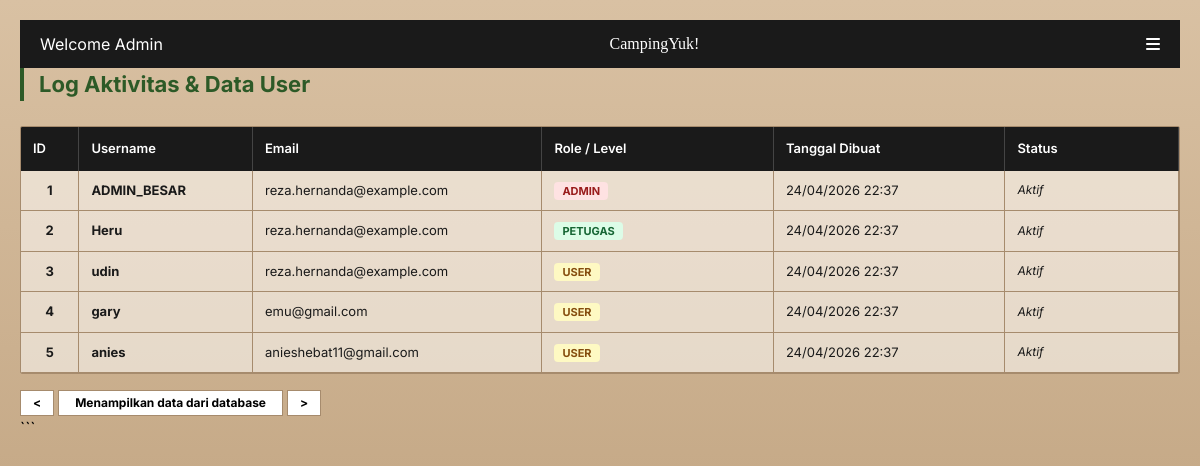
The page /view/view_admin/log_aktivitas.php (signed in) on the database its author committed.
### tables this page shows
CREATE TABLE `user` (
  `id_user` int(11) NOT NULL,
  `username` varchar(30) NOT NULL,
  `email` varchar(30) NOT NULL,
  `password` varchar(255) NOT NULL,
  `role` varchar(20) NOT NULL
);

### view/view_admin/log_aktivitas.php (the view, shortened to what this page needs)
<?php
$koneksi = mysqli_connect("localhost", "root", "", "peminjaman_alat");
$query = mysqli_query($koneksi, "SELECT * FROM user");
?>
<!DOCTYPE html>
<html lang="id">
<head>
    <script src="https://cdn.tailwindcss.com"></script>
    <link rel="stylesheet" href="https://cdnjs.cloudflare.com/ajax/libs/font-awesome/6.5.1/css/all.min.css">
</head>
<body>
    <?php include_once '../template/navbar.php'; ?>
<div class="max-w-7xl mx-auto">
    <div class="title-section">
        <h2 class="title-text">Log Aktivitas & Data User</h2>
    </div>
    </div>
    <div class="table-container">
        <div class="overflow-x-auto">
            <table class="erp-table">
                <thead>
                    <tr>
                        <th style="width: 5%">ID</th>
                        <th style="width: 15%">Username</th>
                        <th style="width: 25%">Email</th>
                        <th style="width: 20%">Role / Level</th>
                        <th style="width: 20%">Tanggal Dibuat</th>
                        <th style="width: 15%">Status</th>
                    </tr>
                </thead>
                <tbody id="userTableBody">
                <?php while ($data = mysqli_fetch_assoc($query)) { ?>
                    <tr>
                        <td class="font-bold text-center"><?= $data['id_user']; ?></td>
                        <td><span class="font-bold"><?= $data['username']; ?></span></td>
                        <td><?= $data['email']; ?></td>
                        <td>
                            <?php if ($data['role'] == 'admin') { ?>
                                <span class="role-badge role-admin">admin</span>
                            <?php } elseif ($data['role'] == 'petugas') { ?>
                                <span class="role-badge role-petugas">petugas</span>
                            <?php } else { ?>
                                <span class="role-badge role-user">user</span>
                            <?php } ?>
                        </td>
                        <td class="text-gray-700"><?= date('d/m/Y H:i'); ?></td>
                        <td class="italic text-xs text-green-700">Aktif</td>
                    </tr>
                <?php } ?>
                </tbody>
            </table>
        </div>
    </div>
    <div class="mt-4 flex gap-1 items-center">
        <button class="bg-white border border-[#a68b6d] px-3 py-1 text-xs font-bold hover:bg-gray-100">&lt;</button>
        <span class="text-xs px-4 py-1 bg-white border border-[#a68b6d] font-bold">Menampilkan data dari database</span>
        <button class="bg-white border border-[#a68b6d] px-3 py-1 text-xs font-bold hover:bg-gray-100">&gt;</button>
    </div>
</body>
</html>

### view/view_admin/log_aktivitas.php (style rules this page uses)
:root { --bg-gradient-start: #d9c1a3; --bg-gradient-end: #b99a75; --header-dark: #1a1a1a; --title-green: #2d5a27; --border-color: #a68b6d; }
body { font-family: 'Inter', sans-serif; background: linear-gradient(to bottom, var(--bg-gradient-start), var(--bg-gradient-end)); min-height: 100vh; margin: 0; padding: 20px; }
.title-section { border-left: 4px solid var(--title-green); padding-left: 15px; margin-bottom: 25px; }
.title-text { color: var(--title-green); font-weight: 700; font-size: 22px; }
.table-container { background: rgba(255, 255, 255, 0.4); border-radius: 2px; overflow: hidden; border: 1px solid var(--border-color); }
.erp-table { width: 100%; border-collapse: collapse; font-size: 13px; }
.erp-table th { background-color: var(--header-dark); color: white; font-weight: 600; padding: 12px; text-align: left; border-right: 1px solid #444; }
.erp-table td { padding: 10px 12px; border-bottom: 1px solid var(--border-color); border-right: 1px solid var(--border-color); color: #1a1a1a; background: rgba(255, 255, 255, 0.2); }
.role-badge { padding: 2px 8px; border-radius: 4px; font-weight: 700; font-size: 11px; text-transform: uppercase; }
.role-admin { background: #fee2e2; color: #991b1b; }
.role-petugas { background: #dcfce7; color: #166534; }
.role-user { background: #fef9c3; color: #854d0e; }

### rows shown on the page
user: id_user "1", username "ADMIN_BESAR", email "reza.hernanda@example.com", role "ADMIN"
user: id_user "2", username "Heru", email "reza.hernanda@example.com", role "PETUGAS"
user: id_user "3", username "udin", email "reza.hernanda@example.com", role "USER"
user: id_user "4", username "gary", email "emu@gmail.com", role "USER"
user: id_user "5", username "anies", email "anieshebat11@gmail.com", role "USER"
